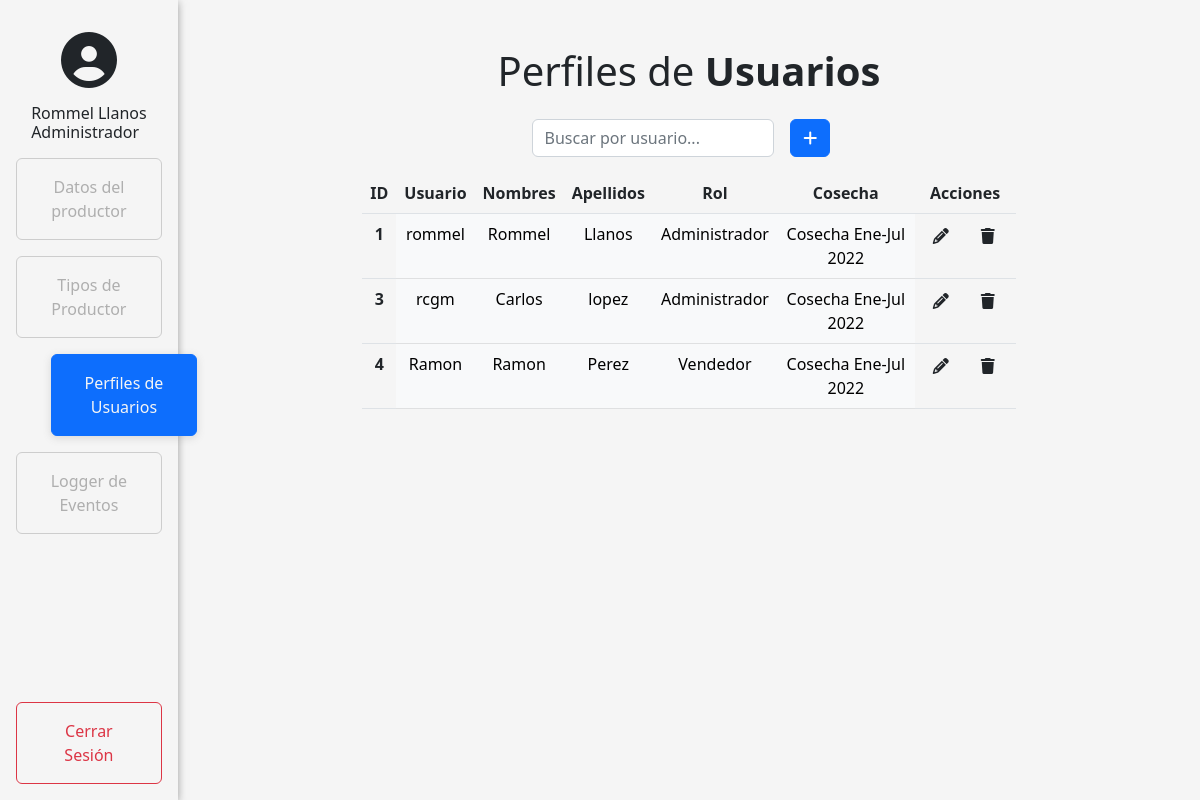
Page /admin (signed in) on the earlier database version.
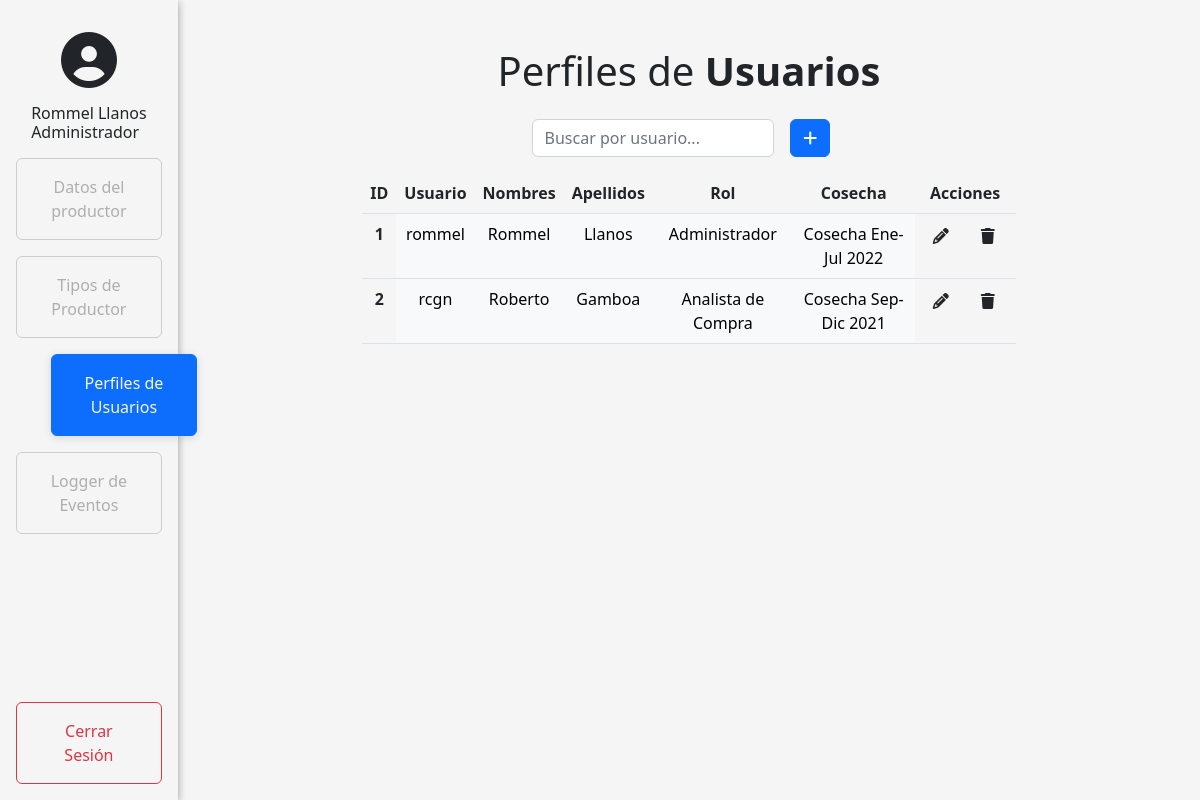
Same page on the later database version.
### model.py (models this page shows, shortened)
class Usuario(db.Base):
    __tablename__ = 'usuarios'
    id = Column(Integer, primary_key=True, autoincrement = True)
    username = Column(String, nullable=False, unique=True)
    password = Column(String, nullable=False)
    nombres = Column(String, nullable=False)
    apellidos = Column(String, nullable=False)
    cosecha = Column(String, nullable=False)
    rol = Column(Integer, default=0, nullable=False)

### app.py (the view)
@app.route('/admin',methods=['GET','POST','PUT'])
def admin():
    if 'username' in session:
        if session['rol'] == 1:
            if request.method=='POST':
                new_user = db1.session.query(Usuario).filter_by(username = request.form['username']).first()
                if new_user == None:
                    agregarUsuario( request.form['username'],
                                    request.form['password'],
                                    request.form['nombre'],
                                    request.form['apellido'],
                                    request.form['cosecha'],
                                    request.form['rol'])
                    users = obtenerUsuarios()
                    return render_template('admin.html',users=users)
                else:
                    flash("Este nombre de usuario ya existe ")
                    users = obtenerUsuarios()
                    return render_template('admin.html',users=users)
            else:
                users = obtenerUsuarios()
                return render_template('admin.html',users=users)
        else:
            return redirect(url_for('home'))
    else:
       return redirect(url_for('login'))

### app.py (called while the page is built)
def obtenerUsuarios():
    usuarios = db1.session.query(Usuario).filter_by().all()
    return usuarios

### templates/admin.html (shortened to what this page needs)
{% extends './home.html' %}
{% block customCSS %}
<link rel="stylesheet" href="{{ url_for('static',filename='css/login.css') }}">
{% endblock %}
{% block body %}
<main class="form-signin w-100 mb-auto mt-3 text-center">
  <h2 class=" my-3 fade-in display-6">Perfiles de <b class="fw-bold">Usuarios</b></h2>
  <div class="row justify-content-md-center fade-in">
    <div class="col-12 col-md-4 d-flex justify-content-end">
          <input type="text" class="form-control my-2 search" id="myInput" onkeyup="search()" placeholder="Buscar por usuario...">
          <button type="button" class="btn btn-primary my-2 mx-3" data-bs-toggle="modal" data-bs-target="#AgregarUsuario">
            <i class="fa-solid fa-plus"></i>
          </button>
    </div>
  </div>
  {%if users%}
      <div class="row justify-content-md-center fade-in">
        <div class="col-12 col-md-8 table-responsive">
          <table class="table mt-2 table-hover " id = "users">
            <thead>
              <th scope="col">ID</th>
              <th scope="col">Usuario</th>
              <th scope="col">Nombres</th>
              <th scope="col">Apellidos</th>
              <th scope="col">Rol</th>
              <th scope="col">Cosecha</th>
              <th scope="col">Acciones</th>
            </thead>
            <tbody>
              {%for user in users%}
              <tr class=" deleteOut tdEdit">
                  <th scope="row" id="{{user.id}}">{{user.id}}</th>
                  <td class="table-light tdEdit" type="username" id="username">{{user.username}}</td>
                  <td class="table-light tdEdit" type="username" id="nombre">{{user.nombres}}</td>
                  <td class="table-light tdEdit" type="username" id="apellidos">{{user.apellidos}}</td>
                  <td class="table-light tdEdit" type="username" name="Roles" value="{{user.rol}}"></td>
                  <td class="table-light tdEdit" type="username" id="cosecha">{{user.cosecha}}</td>
                  <td>
                    <div class="cont">
                      <button id="editbtn" method="POST" class="edit pencil btn" role="button"
                        data-bs-toggle="modal" data-bs-target="#EditarUsuario" onclick="handleEdit()">
                        <div>
                          <i class="fa-solid fa-pencil"></i>
                        </div>
                      </button>
                      <form name="ID" action="/admin/delete" method="POST" class="edit trash btn" role="button" onclick="handleDelete();">
                        <div >
                          <i class="fa-solid fa-trash"></i>
                        </div>
                      </form>
                    </div>
                  </td>
              </tr>
              {%endfor%}
            </tbody>
          </table>
        </div>
      </div>
  {%endif%}
</main>
{% endblock %}

Differences in the rows shown:
removed Usuario: id "3", username "rcgm", nombres "Carlos", apellidos "lopez", {{ user.rol }} 1 (drawn), cosecha "Cosecha Ene-Jul 2022"
removed Usuario: id "4", username "Ramon", nombres "Ramon", apellidos "Perez", {{ user.rol }} 2 (drawn), cosecha "Cosecha Ene-Jul 2022"
added Usuario: id "2", username "rcgn", nombres "Roberto", apellidos "Gamboa", {{ user.rol }} 0 (drawn), cosecha "Cosecha Sep-Dic 2021"
